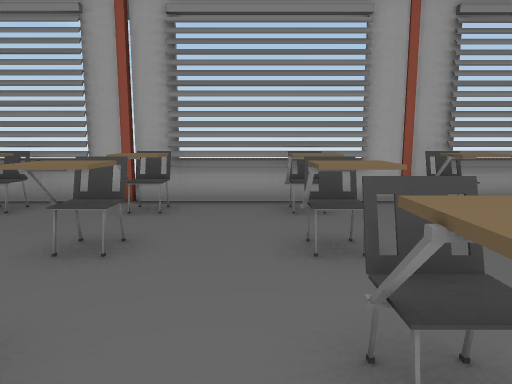
view 1 (above)

12 first-person views from a walk through a scene from a Unity 3-D project. The camera is 1.2 m above the floor, tilts 8° down and sees 70° across. The floor is counted in squares, 1 m on a side. Each view is taken from the middle of a square. On the plan, view 1 faces up. The plan holds only what a view shows up to about 15 squares ahead; the rest is blank. The player is left out. Door leaves are left out, so doorways stand open. Some surface patterns are stand-ins.

view 2
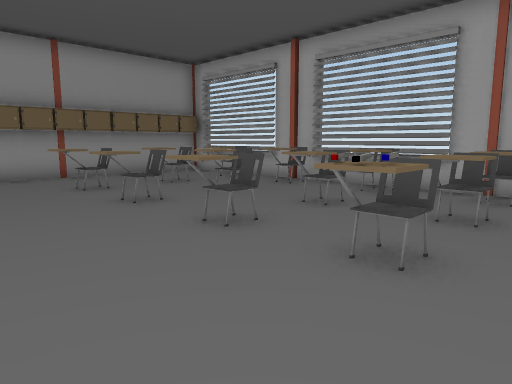

view 3
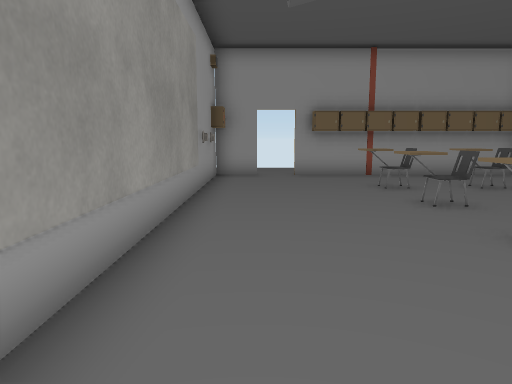

view 4
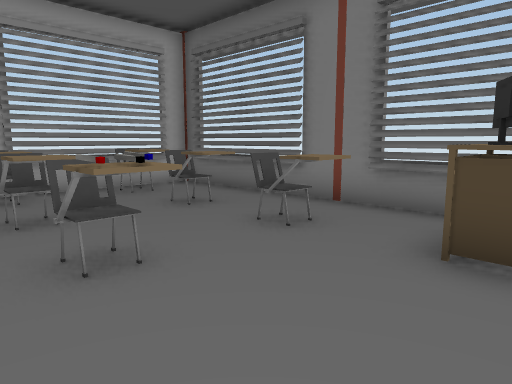

view 5
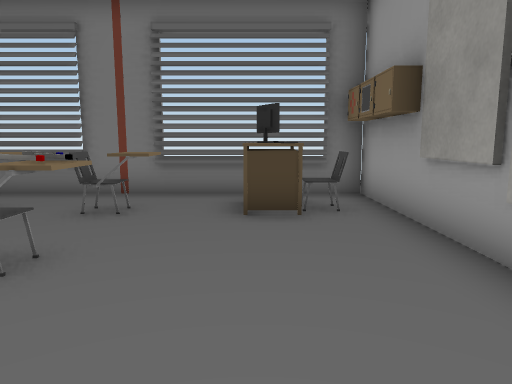

view 6
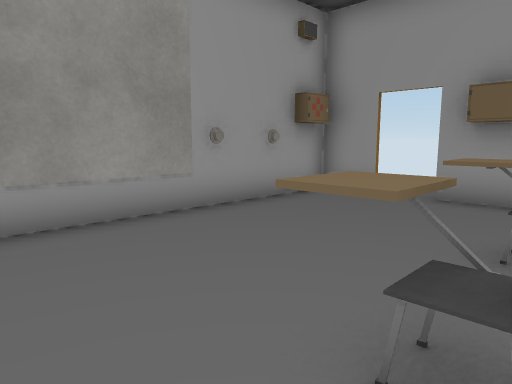

view 7
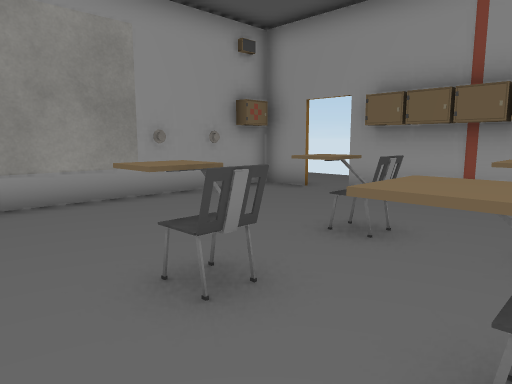

view 8
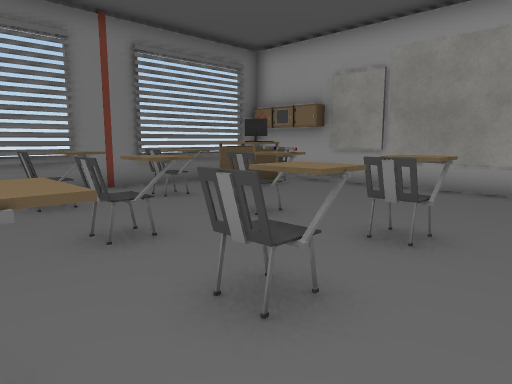

view 9
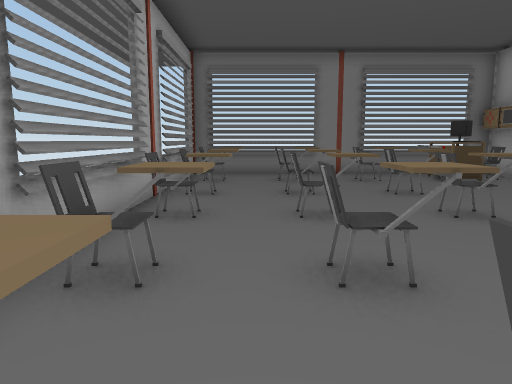

view 10
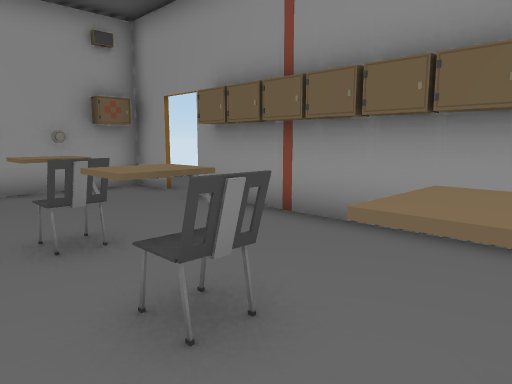

view 11
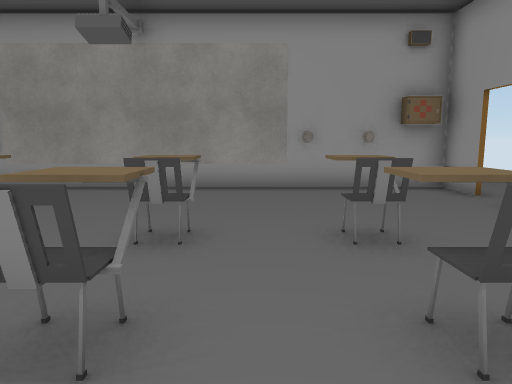

view 12
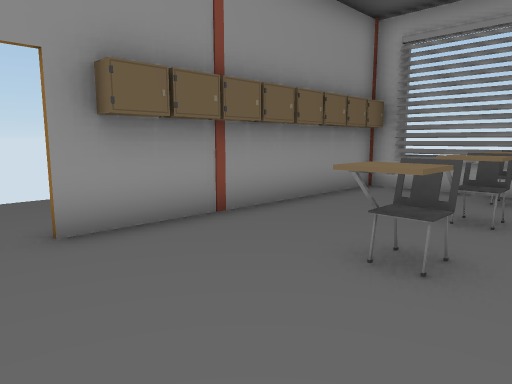

### Floor plan
Points are (right, up) in squares from view 1. A wall is a line through its corners. A room is listed if a view was taken in it or the views show most of it. See-through windows are left out.
Room 1 (views 1, 2, 3, 4, 5, 6, 7, 8, 9, 10, 11, 12)
walls: (-5.2, 7.2) (-7.5, 7.2); (-7.8, -1.9) (-7.8, -3.4) (8.4, -3.4); (8.3, -1.6) (8.3, 7.2) (-5.1, 7.2)
low walls: (8.3, -2.5) (8.3, -2)
ways out: open door at (-8, -1.5)
objects: other object (-8, 0); other object (-8, 1); other object (-8, 2); other object (-8, 3); other object (-8, 4); other object (-8, 5); other object (-7, -3); other object (-6, -3); chair (-5, 1) to (-4, 2); chair (-4, 3); chair (-4, 6); chair (-2, 1) to (-2, 2); chair (-2, 3) to (-2, 4); chair (-2, 6); chair (1, 1) to (1, 2); chair (1, 3) to (1, 4); chair (1, 6); chair (3, 1) to (4, 2); chair (3, 3) to (4, 4); chair (3, 6) to (4, 6); other object (6, -3); chair (6, -2); computer (6, -1); chair (6, 1) to (6, 2); chair (6, 3) to (6, 4); chair (6, 6); other object (7, -3) to (8, -3); table (7, -2); other object (7, -1)

Positions as (right, up) in squares from view 1, and headings:
1: (0, 0), facing up
2: (5, -2), facing up-left
3: (5, -2), facing left
4: (2, -2), facing up-right
5: (0, -1), facing right
6: (0, 2), facing down-left
7: (0, 4), facing down-left
8: (-1, 6), facing down-right
9: (-5, 5), facing right
10: (-3, 6), facing down-left
11: (-3, 6), facing down
12: (-3, -2), facing up-left
